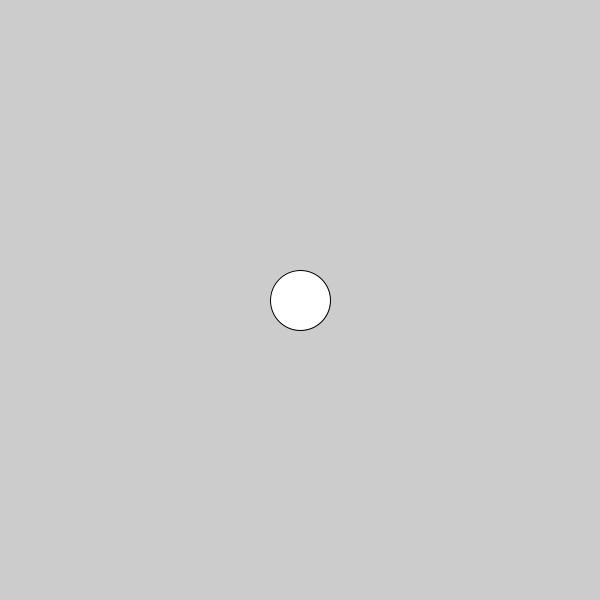
Frame 1 (no input)
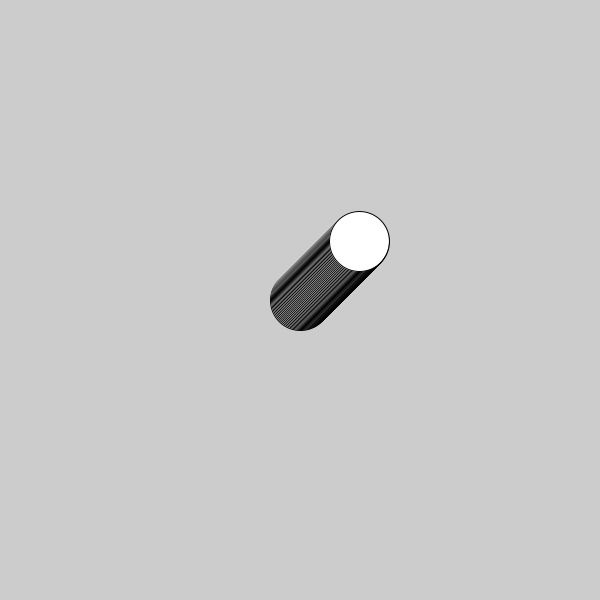
Frame 60 (the mouse pressed at the canvas centre just before this capture)
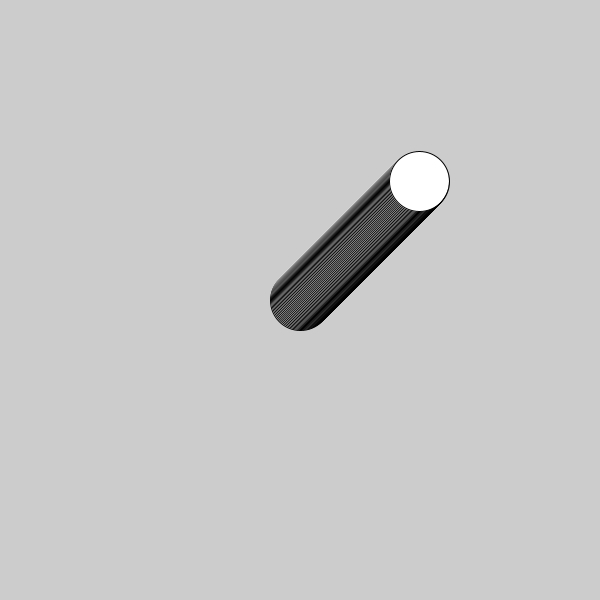
Frame 120 (the mouse held since frame 60 and released just before this capture)

The Processing sketch that drew these frames (run headless with seeded random() and noise(); from frame 60 on, the mouse is pressed at the canvas centre):

// Processing sketch: Travelling_Circles
// ── Travelling_Circles.pde
float x;
float y;


void setup()
{
  size(600, 600);
  fill(0);
  x = width/2;
  y = height/2;
}

void draw()
{
  fill(x);
  ellipse(x, y, 60, 60);
  x += 1;
  y -= 1;
  
  
}
